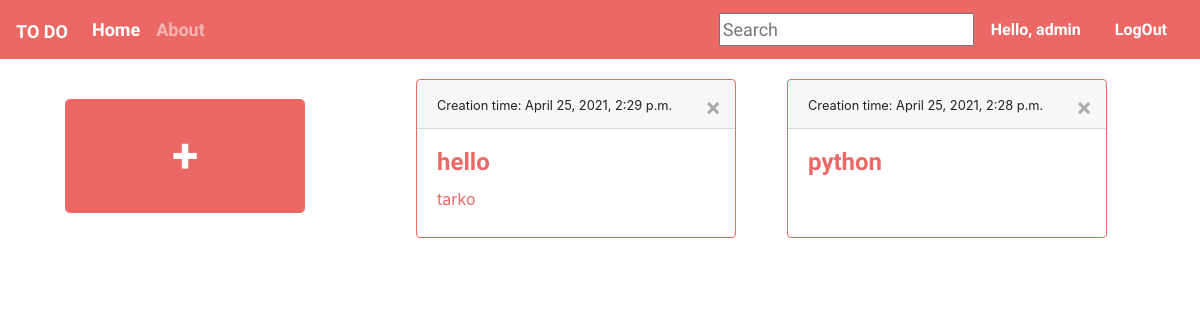
The app's page / (signed in), older data.
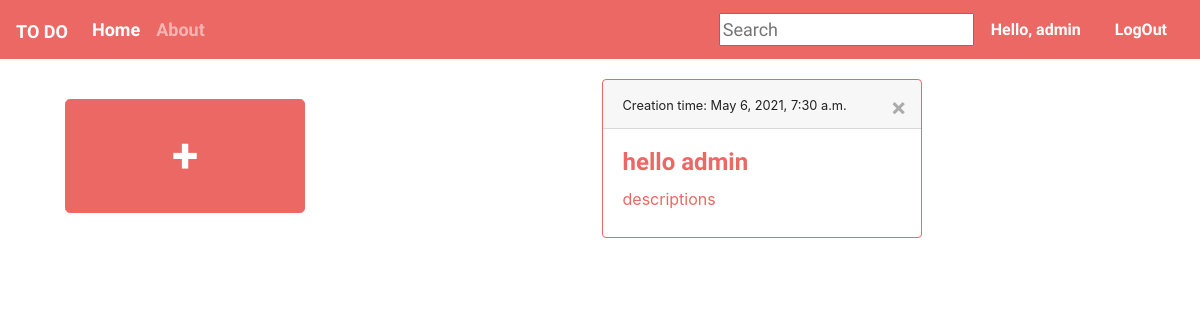
The same page, newer data.
### main/models.py (models this page shows, shortened)
class Datask(models.Model):
    user = models.ForeignKey(User, on_delete=models.CASCADE, null=True, blank=True)
    title = models.CharField(max_length=200, null=True, blank=True)
    description = models.TextField(null=True, blank=True)
    complete = models.BooleanField(default=False)
    created = models.DateTimeField(auto_now_add=True)
    class Meta:
        ordering = ['complete']

### main/views.py (the view)
# urls.py: path('', Task.as_view(), name = 'tasklist'),
class Task(LoginRequiredMixin, ListView):
    model = Datask
    context_object_name = "taski"
    ordering = ['-created']
    def get_context_data(self, *, object_list=None, **kwargs):
        context = super().get_context_data(**kwargs)
        context['taski'] = context['taski'].filter(user=self.request.user)
        context['count'] = context['taski'].filter(complete=False).count()
        search_input = self.request.GET.get('search-area') or ''
        if search_input:
            context['taski']= context['taski'].filter(
                title__icontains=search_input)
        context['search_input'] = search_input
        return context

### templates/main/datask_list.html (shortened to what this page needs)
{% extends 'main/main.html' %}
{% block content %}
<a href="{% url 'task_create' %}" >
    <div class = "container" style="margin-top: 20px">
  <div class="card-body">
      <button type="button" class="btn btn-primary btn-lg">     +      </button>
  </div>
</a>
{% for task in taski %}
        <div class="card border-primary mb-3" style="max-width: 20rem;">
            <div class="card-header"><small> Creation time: {{ task.created }}</small>
            <a href="{% url 'task_delete' task.id %}">
                <button type="button" class="ml-2 mb-1 close" data-dismiss="toast" aria-label="Close" value="but">
             <span aria-hidden="true">&times;</span>
                </button>
            </a>
        </div>
         <div class="card-body">
      <h4 class="card-title"><a href="{% url 'task_update' task.id %}">{{ task.title }}</a></h4>
      <p class="card-text"><a href="{% url 'task_update' task.id %}">{{ task.description }}</a></p></div>
</div>
                        {% empty %}
            <h3> no item in list</h3>
        {% endfor %}
{% endblock content%}

Row changes from the older to the newer data that the page shows:
removed Datask: created "April 25, 2021, 2:29 p.m.", title "hello", description "tarko"
removed Datask: created "April 25, 2021, 2:28 p.m.", title "python"
added Datask: created "May 6, 2021, 7:30 a.m.", title "hello admin", description "descriptions"
